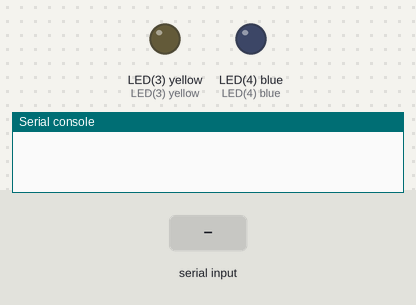
A program run on a simulated pyboard running MicroPython. On the bench: output pins drawn as LEDs (lit = HIGH), the last lines printed to the serial console. Inputs (shaded band) come from the test bench. The modem accepts every AT command (registered, SIM ready, sends succeed) and sends nothing else.

Above: at 2.7 s.
2.8 s: "CONNECTOK\n" received over the second serial link
At 3.4 s:
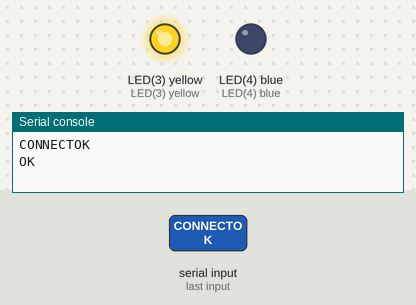
4.5 s: ">\n" received over the second serial link
At 5.3 s:
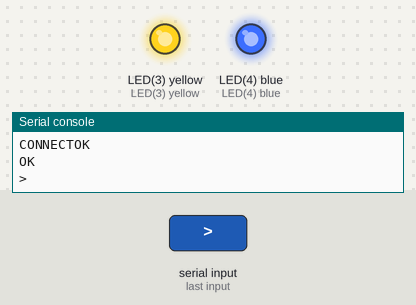
Timing chart, 0 to 7.5 s (numbered marks = the images above; inputs shaded):
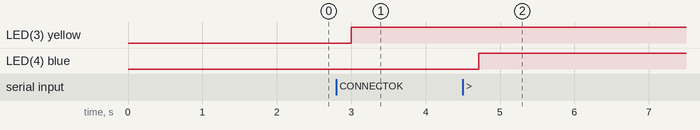

The program:

main.py
```python
from pyb import UART
from pyb import LED

#等待ESP-01模块初始化，忽略启动时的内部信息
pyb.delay(1000)

ESP_UART = UART(4,115200,timeout=100)

def sendToUart(msg):
    ESP_UART.write(msg+'\r\n')

CWMODE_CUR = 'AT+CWMODE_CUR=1'
CWJAP_CUR = 'AT+CWJAP_CUR="TurnipSmart","turnip2016"'
CIPSTART = 'AT+CIPSTART="TCP","183.230.40.33",80'
CIPSEND = 'AT+CIPSEND=%s'

get = """GET /devices/5835707 HTTP/1.1
api-key: xUrvOCDB=iRuS5noq9FsKrvoW=s=
Host:api.heclouds.com\r\n\r\n
"""
post = """POST /devices/5835707/datapoints HTTP/1.1
api-key: xUrvOCDB=iRuS5noq9FsKrvoW=s=
Host:api.heclouds.com
Content-Length:60\r\n
{"datastreams":[{"id":"switch","datapoints":[{"value":1}]}]}
"""
if __name__  == '__main__':
    #退出透传
    ESP_UART.write('+++')
    pyb.delay(500)
    sendToUart('AT')
    isConn = 0
    while True:
        if ESP_UART.any()  > 0:
            buf = ESP_UART.read().decode().replace('\r','').replace('\n','').replace(' ','')
            print(buf)
            pyb.delay(200)
            if buf.find('busyp') > -1 or buf.find('ERROR') > -1:
                # AT指令执行失败
                # 结束程序排查原因
                break
            elif buf.find('ATOK') > -1:
                # 说明AT指令执行成功
                #if 'ATOK' in buf:
                # 成功进入AT指令模式
                # 设置WIFI模式
                sendToUart(CWMODE_CUR)
            elif buf.find(CWMODE_CUR) > -1:
                # 设置sta模式成功，连接AP
                sendToUart(CWJAP_CUR)
                LED(1).on()
            elif buf.find(CWJAP_CUR) > -1:
                isConn = 1
            elif buf.find('OK') > -1 and isConn:
                # 连接AP成功
                # 连接TCP Server
                sendToUart(CIPSTART)
                LED(2).on()
                isConn = 0
            elif buf.find('WIFIGOTIP') > -1:
                # 连接AP成功
                # 连接TCP Server
                sendToUart(CIPSTART)
                LED(2).on()
            elif buf.find('CONNECTOK') > -1:
                # 连接TCP Server成功，发送数据
                LED(3).on()
                sendToUart('AT+CIPMODE=1')#透传
            elif buf.find('AT+CIPMODE=1') > -1:
                sendToUart('AT+CIPSEND')#启动传输
            elif buf.find('>') > -1:
                # 发送数据
                sendToUart(post)
                LED(4).on()
            elif buf.find('HTTP') > -1:
                #退出透传
                ESP_UART.write('+++')
                pyb.delay(500)
                break
```

Measured:
- after the input at 2.8 s, LED(3) yellow: LOW → HIGH after 0.20 s
- after the input at 4.5 s, LED(4) blue: LOW → HIGH after 0.22 s
